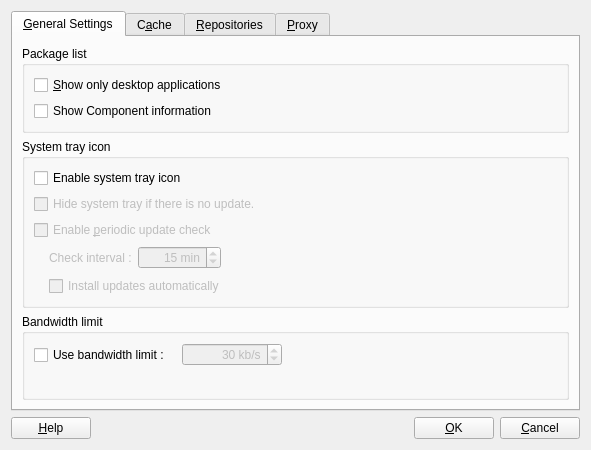
<?xml version="1.0" encoding="UTF-8"?>
<ui version="4.0">
 <class>SettingsDialog</class>
 <widget class="QDialog" name="SettingsDialog">
  <property name="geometry">
   <rect>
    <x>0</x>
    <y>0</y>
    <width>591</width>
    <height>450</height>
   </rect>
  </property>
  <property name="windowTitle">
   <string>Package Manager Settings</string>
  </property>
  <property name="windowIcon">
   <iconset resource="../data/data.qrc">
    <normaloff>:/data/package-manager.png</normaloff>:/data/package-manager.png</iconset>
  </property>
  <property name="modal">
   <bool>true</bool>
  </property>
  <layout class="QGridLayout" name="gridLayout_4">
   <item row="0" column="0">
    <widget class="QTabWidget" name="tabWidget">
     <property name="currentIndex">
      <number>0</number>
     </property>
     <widget class="QWidget" name="tab_1">
      <attribute name="title">
       <string>&amp;General Settings</string>
      </attribute>
      <layout class="QGridLayout" name="gridLayout_12">
       <item row="0" column="0">
        <widget class="QGroupBox" name="groupBox_2">
         <property name="title">
          <string>Package list</string>
         </property>
         <layout class="QGridLayout" name="gridLayout_3">
          <item row="0" column="0">
           <widget class="QCheckBox" name="onlyGuiApp">
            <property name="text">
             <string>&amp;Show only desktop applications</string>
            </property>
           </widget>
          </item>
          <item row="1" column="0">
           <widget class="QCheckBox" name="showComponents">
            <property name="text">
             <string>Show Component information </string>
            </property>
           </widget>
          </item>
         </layout>
        </widget>
       </item>
       <item row="2" column="0">
        <widget class="QGroupBox" name="systemTrayGroup">
         <property name="sizePolicy">
          <sizepolicy hsizetype="Expanding" vsizetype="Preferred">
           <horstretch>0</horstretch>
           <verstretch>0</verstretch>
          </sizepolicy>
         </property>
         <property name="title">
          <string>System tray icon</string>
         </property>
         <property name="flat">
          <bool>false</bool>
         </property>
         <property name="checkable">
          <bool>false</bool>
         </property>
         <property name="checked">
          <bool>false</bool>
         </property>
         <layout class="QGridLayout" name="gridLayout">
          <item row="0" column="0">
           <widget class="QCheckBox" name="systemTray">
            <property name="text">
             <string>Enable system tray icon</string>
            </property>
           </widget>
          </item>
          <item row="1" column="0">
           <widget class="QCheckBox" name="hideIfNoUpdate">
            <property name="enabled">
             <bool>false</bool>
            </property>
            <property name="text">
             <string>Hide system tray if there is no update.</string>
            </property>
           </widget>
          </item>
          <item row="2" column="0">
           <widget class="QCheckBox" name="intervalCheck">
            <property name="enabled">
             <bool>false</bool>
            </property>
            <property name="text">
             <string>Enable &amp;periodic update check</string>
            </property>
           </widget>
          </item>
          <item row="3" column="0">
           <layout class="QHBoxLayout" name="horizontalLayout_2">
            <item>
             <spacer name="horizontalSpacer_7">
              <property name="orientation">
               <enum>Qt::Horizontal</enum>
              </property>
              <property name="sizeType">
               <enum>QSizePolicy::Fixed</enum>
              </property>
              <property name="sizeHint" stdset="0">
               <size>
                <width>15</width>
                <height>20</height>
               </size>
              </property>
             </spacer>
            </item>
            <item>
             <widget class="QLabel" name="intervalLabel">
              <property name="enabled">
               <bool>false</bool>
              </property>
              <property name="text">
               <string>Check interval :</string>
              </property>
             </widget>
            </item>
            <item>
             <widget class="QSpinBox" name="intervalSpin">
              <property name="enabled">
               <bool>false</bool>
              </property>
              <property name="alignment">
               <set>Qt::AlignRight|Qt::AlignTrailing|Qt::AlignVCenter</set>
              </property>
              <property name="suffix">
               <string> min</string>
              </property>
              <property name="minimum">
               <number>1</number>
              </property>
              <property name="maximum">
               <number>10000</number>
              </property>
              <property name="value">
               <number>15</number>
              </property>
             </widget>
            </item>
            <item>
             <spacer name="horizontalSpacer">
              <property name="orientation">
               <enum>Qt::Horizontal</enum>
              </property>
              <property name="sizeHint" stdset="0">
               <size>
                <width>305</width>
                <height>24</height>
               </size>
              </property>
             </spacer>
            </item>
           </layout>
          </item>
          <item row="4" column="0">
           <layout class="QHBoxLayout" name="horizontalLayout_4">
            <item>
             <spacer name="horizontalSpacer_8">
              <property name="orientation">
               <enum>Qt::Horizontal</enum>
              </property>
              <property name="sizeType">
               <enum>QSizePolicy::Fixed</enum>
              </property>
              <property name="sizeHint" stdset="0">
               <size>
                <width>15</width>
                <height>20</height>
               </size>
              </property>
             </spacer>
            </item>
            <item>
             <widget class="QCheckBox" name="installUpdates">
              <property name="enabled">
               <bool>false</bool>
              </property>
              <property name="text">
               <string>Install updates automatically</string>
              </property>
             </widget>
            </item>
           </layout>
          </item>
         </layout>
        </widget>
       </item>
       <item row="3" column="0">
        <widget class="QGroupBox" name="bandwidthLimitGroupBox">
         <property name="title">
          <string>Bandwidth limit</string>
         </property>
         <layout class="QGridLayout" name="gridLayout_2">
          <item row="1" column="3">
           <spacer name="horizontalSpacer_2">
            <property name="orientation">
             <enum>Qt::Horizontal</enum>
            </property>
            <property name="sizeHint" stdset="0">
             <size>
              <width>304</width>
              <height>24</height>
             </size>
            </property>
           </spacer>
          </item>
          <item row="2" column="1" colspan="2">
           <spacer name="verticalSpacer_2">
            <property name="orientation">
             <enum>Qt::Vertical</enum>
            </property>
            <property name="sizeHint" stdset="0">
             <size>
              <width>20</width>
              <height>40</height>
             </size>
            </property>
           </spacer>
          </item>
          <item row="1" column="2">
           <widget class="QSpinBox" name="bandwidthSpin">
            <property name="enabled">
             <bool>false</bool>
            </property>
            <property name="sizePolicy">
             <sizepolicy hsizetype="Preferred" vsizetype="Fixed">
              <horstretch>0</horstretch>
              <verstretch>0</verstretch>
             </sizepolicy>
            </property>
            <property name="minimumSize">
             <size>
              <width>100</width>
              <height>0</height>
             </size>
            </property>
            <property name="alignment">
             <set>Qt::AlignRight|Qt::AlignTrailing|Qt::AlignVCenter</set>
            </property>
            <property name="suffix">
             <string> kb/s</string>
            </property>
            <property name="minimum">
             <number>1</number>
            </property>
            <property name="maximum">
             <number>20000</number>
            </property>
            <property name="value">
             <number>30</number>
            </property>
           </widget>
          </item>
          <item row="1" column="0">
           <widget class="QCheckBox" name="useBandwidthLimit">
            <property name="text">
             <string>Use bandwidth limit :</string>
            </property>
           </widget>
          </item>
         </layout>
        </widget>
       </item>
      </layout>
     </widget>
     <widget class="QWidget" name="tab_2">
      <attribute name="title">
       <string>C&amp;ache</string>
      </attribute>
      <layout class="QGridLayout" name="gridLayout_7">
       <item row="0" column="0">
        <widget class="QGroupBox" name="updateCheckGroupBox_2">
         <property name="sizePolicy">
          <sizepolicy hsizetype="Expanding" vsizetype="Preferred">
           <horstretch>0</horstretch>
           <verstretch>0</verstretch>
          </sizepolicy>
         </property>
         <property name="title">
          <string/>
         </property>
         <property name="alignment">
          <set>Qt::AlignLeading|Qt::AlignLeft|Qt::AlignTop</set>
         </property>
         <property name="flat">
          <bool>true</bool>
         </property>
         <layout class="QGridLayout" name="gridLayout_5">
          <item row="0" column="0" colspan="2">
           <widget class="QCheckBox" name="useCacheCheck">
            <property name="text">
             <string>&amp;Use hard disk cache for downloaded software</string>
            </property>
           </widget>
          </item>
          <item row="1" column="0">
           <spacer name="horizontalSpacer_6">
            <property name="orientation">
             <enum>Qt::Horizontal</enum>
            </property>
            <property name="sizeType">
             <enum>QSizePolicy::Fixed</enum>
            </property>
            <property name="sizeHint" stdset="0">
             <size>
              <width>18</width>
              <height>20</height>
             </size>
            </property>
           </spacer>
          </item>
          <item row="1" column="1">
           <layout class="QFormLayout" name="formLayout">
            <property name="fieldGrowthPolicy">
             <enum>QFormLayout::ExpandingFieldsGrow</enum>
            </property>
            <item row="0" column="0">
             <widget class="QLabel" name="useCacheLabel">
              <property name="enabled">
               <bool>false</bool>
              </property>
              <property name="text">
               <string>Maximum cache size:</string>
              </property>
              <property name="alignment">
               <set>Qt::AlignRight|Qt::AlignTrailing|Qt::AlignVCenter</set>
              </property>
             </widget>
            </item>
            <item row="0" column="1">
             <widget class="QSpinBox" name="useCacheSpin">
              <property name="enabled">
               <bool>false</bool>
              </property>
              <property name="minimumSize">
               <size>
                <width>120</width>
                <height>0</height>
               </size>
              </property>
              <property name="alignment">
               <set>Qt::AlignRight|Qt::AlignTrailing|Qt::AlignVCenter</set>
              </property>
              <property name="specialValueText">
               <string>Unlimited</string>
              </property>
              <property name="accelerated">
               <bool>true</bool>
              </property>
              <property name="suffix">
               <string> Mib</string>
              </property>
              <property name="minimum">
               <number>0</number>
              </property>
              <property name="maximum">
               <number>10000</number>
              </property>
              <property name="value">
               <number>0</number>
              </property>
             </widget>
            </item>
            <item row="1" column="0">
             <layout class="QHBoxLayout" name="horizontalLayout_3">
              <item>
               <widget class="QLabel" name="label_7">
                <property name="enabled">
                 <bool>false</bool>
                </property>
                <property name="text">
                 <string>Current cache dir:</string>
                </property>
                <property name="alignment">
                 <set>Qt::AlignRight|Qt::AlignTrailing|Qt::AlignVCenter</set>
                </property>
               </widget>
              </item>
              <item>
               <widget class="QLabel" name="cacheDirPath">
                <property name="enabled">
                 <bool>false</bool>
                </property>
                <property name="font">
                 <font>
                  <weight>75</weight>
                  <bold>true</bold>
                 </font>
                </property>
                <property name="text">
                 <string notr="true">cache_dir_path</string>
                </property>
               </widget>
              </item>
             </layout>
            </item>
            <item row="1" column="1">
             <widget class="QPushButton" name="selectCacheDir">
              <property name="enabled">
               <bool>false</bool>
              </property>
              <property name="text">
               <string>Select...</string>
              </property>
             </widget>
            </item>
           </layout>
          </item>
          <item row="1" column="2">
           <spacer name="horizontalSpacer">
            <property name="orientation">
             <enum>Qt::Horizontal</enum>
            </property>
            <property name="sizeHint" stdset="0">
             <size>
              <width>206</width>
              <height>23</height>
             </size>
            </property>
           </spacer>
          </item>
         </layout>
        </widget>
       </item>
       <item row="1" column="0">
        <widget class="QGroupBox" name="clearCacheGroupBox">
         <property name="sizePolicy">
          <sizepolicy hsizetype="Expanding" vsizetype="Preferred">
           <horstretch>0</horstretch>
           <verstretch>0</verstretch>
          </sizepolicy>
         </property>
         <property name="title">
          <string/>
         </property>
         <property name="alignment">
          <set>Qt::AlignLeading|Qt::AlignLeft|Qt::AlignTop</set>
         </property>
         <property name="flat">
          <bool>true</bool>
         </property>
         <layout class="QGridLayout" name="gridLayout_6">
          <item row="0" column="0" colspan="3">
           <widget class="QLabel" name="clearCacheDesc">
            <property name="text">
             <string>Clearing the disk cache will remove all downloaded software. This will not delete installed software or affect your system stability.</string>
            </property>
            <property name="wordWrap">
             <bool>true</bool>
            </property>
           </widget>
          </item>
          <item row="2" column="1">
           <widget class="QPushButton" name="clearCacheButton">
            <property name="text">
             <string>C&amp;lean disk cache now</string>
            </property>
           </widget>
          </item>
          <item row="3" column="1">
           <spacer name="verticalSpacer">
            <property name="orientation">
             <enum>Qt::Vertical</enum>
            </property>
            <property name="sizeHint" stdset="0">
             <size>
              <width>20</width>
              <height>40</height>
             </size>
            </property>
           </spacer>
          </item>
          <item row="2" column="0">
           <spacer name="horizontalSpacer">
            <property name="orientation">
             <enum>Qt::Horizontal</enum>
            </property>
            <property name="sizeHint" stdset="0">
             <size>
              <width>330</width>
              <height>24</height>
             </size>
            </property>
           </spacer>
          </item>
          <item row="1" column="1">
           <spacer name="verticalSpacer_5">
            <property name="orientation">
             <enum>Qt::Vertical</enum>
            </property>
            <property name="sizeType">
             <enum>QSizePolicy::Fixed</enum>
            </property>
            <property name="sizeHint" stdset="0">
             <size>
              <width>20</width>
              <height>10</height>
             </size>
            </property>
           </spacer>
          </item>
         </layout>
        </widget>
       </item>
      </layout>
     </widget>
     <widget class="QWidget" name="tab_3">
      <attribute name="title">
       <string>&amp;Repositories</string>
      </attribute>
      <layout class="QGridLayout" name="gridLayout_9">
       <item row="0" column="0">
        <widget class="QTableWidget" name="repoListView">
         <property name="alternatingRowColors">
          <bool>true</bool>
         </property>
         <property name="selectionMode">
          <enum>QAbstractItemView::SingleSelection</enum>
         </property>
         <property name="selectionBehavior">
          <enum>QAbstractItemView::SelectRows</enum>
         </property>
         <property name="showGrid">
          <bool>false</bool>
         </property>
         <property name="gridStyle">
          <enum>Qt::NoPen</enum>
         </property>
         <column>
          <property name="text">
           <string/>
          </property>
         </column>
         <column>
          <property name="text">
           <string>Repository Name</string>
          </property>
         </column>
         <column>
          <property name="text">
           <string>Repository Address</string>
          </property>
         </column>
        </widget>
       </item>
       <item row="0" column="1">
        <widget class="QGroupBox" name="groupBox">
         <property name="title">
          <string/>
         </property>
         <property name="flat">
          <bool>true</bool>
         </property>
         <layout class="QGridLayout" name="gridLayout_11">
          <item row="0" column="0">
           <widget class="QPushButton" name="addRepoButton">
            <property name="text">
             <string>&amp;Add New Repository</string>
            </property>
           </widget>
          </item>
          <item row="1" column="0">
           <widget class="QPushButton" name="removeRepoButton">
            <property name="text">
             <string>Remove Repository</string>
            </property>
           </widget>
          </item>
          <item row="2" column="0">
           <widget class="QPushButton" name="moveUpButton">
            <property name="text">
             <string>Move &amp;Up</string>
            </property>
           </widget>
          </item>
          <item row="3" column="0">
           <widget class="QPushButton" name="moveDownButton">
            <property name="text">
             <string>Move &amp;Down</string>
            </property>
           </widget>
          </item>
          <item row="4" column="0">
           <spacer name="verticalSpacer_4">
            <property name="orientation">
             <enum>Qt::Vertical</enum>
            </property>
            <property name="sizeHint" stdset="0">
             <size>
              <width>20</width>
              <height>40</height>
             </size>
            </property>
           </spacer>
          </item>
         </layout>
        </widget>
       </item>
      </layout>
     </widget>
     <widget class="QWidget" name="tab_4">
      <attribute name="title">
       <string>&amp;Proxy</string>
      </attribute>
      <layout class="QGridLayout" name="gridLayout_10">
       <item row="0" column="1">
        <spacer name="horizontalSpacer_4">
         <property name="orientation">
          <enum>Qt::Horizontal</enum>
         </property>
         <property name="sizeHint" stdset="0">
          <size>
           <width>331</width>
           <height>20</height>
          </size>
         </property>
        </spacer>
       </item>
       <item row="2" column="1">
        <spacer name="horizontalSpacer_5">
         <property name="orientation">
          <enum>Qt::Horizontal</enum>
         </property>
         <property name="sizeHint" stdset="0">
          <size>
           <width>331</width>
           <height>20</height>
          </size>
         </property>
        </spacer>
       </item>
       <item row="3" column="0" colspan="2">
        <widget class="QGroupBox" name="httpSettingsGroupBox">
         <property name="enabled">
          <bool>false</bool>
         </property>
         <property name="flat">
          <bool>true</bool>
         </property>
         <layout class="QGridLayout" name="gridLayout_8">
          <item row="0" column="0">
           <widget class="QLabel" name="label">
            <property name="text">
             <string>HTTP proxy server:</string>
            </property>
           </widget>
          </item>
          <item row="0" column="1">
           <widget class="QLineEdit" name="httpProxy"/>
          </item>
          <item row="0" column="2">
           <widget class="QLabel" name="label_2">
            <property name="text">
             <string>Port:</string>
            </property>
           </widget>
          </item>
          <item row="0" column="3">
           <widget class="QSpinBox" name="httpProxyPort">
            <property name="minimum">
             <number>1</number>
            </property>
            <property name="maximum">
             <number>65535</number>
            </property>
            <property name="value">
             <number>80</number>
            </property>
           </widget>
          </item>
          <item row="1" column="1">
           <widget class="QCheckBox" name="useHttpForAll">
            <property name="text">
             <string>Use this proxy server for all protocols</string>
            </property>
            <property name="checked">
             <bool>false</bool>
            </property>
           </widget>
          </item>
          <item row="2" column="0">
           <widget class="QLabel" name="label_3">
            <property name="text">
             <string>HTTPS proxy server:</string>
            </property>
           </widget>
          </item>
          <item row="2" column="1">
           <widget class="QLineEdit" name="httpsProxy"/>
          </item>
          <item row="2" column="2">
           <widget class="QLabel" name="label_4">
            <property name="text">
             <string>Port:</string>
            </property>
           </widget>
          </item>
          <item row="2" column="3">
           <widget class="QSpinBox" name="httpsProxyPort">
            <property name="minimum">
             <number>0</number>
            </property>
            <property name="maximum">
             <number>65535</number>
            </property>
            <property name="value">
             <number>0</number>
            </property>
           </widget>
          </item>
          <item row="3" column="0">
           <widget class="QLabel" name="label_5">
            <property name="text">
             <string>FTP proxy server:</string>
            </property>
           </widget>
          </item>
          <item row="3" column="1">
           <widget class="QLineEdit" name="ftpProxy"/>
          </item>
          <item row="3" column="2">
           <widget class="QLabel" name="label_6">
            <property name="text">
             <string>Port:</string>
            </property>
           </widget>
          </item>
          <item row="3" column="3">
           <widget class="QSpinBox" name="ftpProxyPort">
            <property name="minimum">
             <number>0</number>
            </property>
            <property name="maximum">
             <number>65535</number>
            </property>
            <property name="value">
             <number>0</number>
            </property>
           </widget>
          </item>
          <item row="4" column="1">
           <spacer name="verticalSpacer_3">
            <property name="orientation">
             <enum>Qt::Vertical</enum>
            </property>
            <property name="sizeHint" stdset="0">
             <size>
              <width>20</width>
              <height>40</height>
             </size>
            </property>
           </spacer>
          </item>
         </layout>
        </widget>
       </item>
       <item row="0" column="0">
        <widget class="QRadioButton" name="noProxyButton">
         <property name="text">
          <string>No proxy server</string>
         </property>
         <property name="checked">
          <bool>true</bool>
         </property>
        </widget>
       </item>
       <item row="2" column="0">
        <widget class="QRadioButton" name="useProxyButton">
         <property name="text">
          <string>Use manual settings</string>
         </property>
        </widget>
       </item>
       <item row="1" column="0">
        <widget class="QRadioButton" name="useKdeButton">
         <property name="text">
          <string>Use Desktop Enviorenment's settings</string>
         </property>
        </widget>
       </item>
      </layout>
     </widget>
    </widget>
   </item>
   <item row="1" column="0">
    <layout class="QHBoxLayout" name="horizontalLayout">
     <item>
      <widget class="QPushButton" name="buttonHelp">
       <property name="text">
        <string>&amp;Help</string>
       </property>
      </widget>
     </item>
     <item>
      <spacer name="horizontalSpacer_3">
       <property name="orientation">
        <enum>Qt::Horizontal</enum>
       </property>
       <property name="sizeHint" stdset="0">
        <size>
         <width>40</width>
         <height>20</height>
        </size>
       </property>
      </spacer>
     </item>
     <item>
      <widget class="QPushButton" name="buttonOk">
       <property name="text">
        <string>&amp;OK</string>
       </property>
      </widget>
     </item>
     <item>
      <widget class="QPushButton" name="buttonCancel">
       <property name="text">
        <string>&amp;Cancel</string>
       </property>
      </widget>
     </item>
    </layout>
   </item>
  </layout>
 </widget>
 <tabstops>
  <tabstop>tabWidget</tabstop>
  <tabstop>onlyGuiApp</tabstop>
  <tabstop>intervalSpin</tabstop>
  <tabstop>bandwidthSpin</tabstop>
 </tabstops>
 <resources>
  <include location="../data/data.qrc"/>
 </resources>
 <connections>
  <connection>
   <sender>intervalCheck</sender>
   <signal>toggled(bool)</signal>
   <receiver>intervalSpin</receiver>
   <slot>setEnabled(bool)</slot>
   <hints>
    <hint type="sourcelabel">
     <x>164</x>
     <y>240</y>
    </hint>
    <hint type="destinationlabel">
     <x>234</x>
     <y>271</y>
    </hint>
   </hints>
  </connection>
  <connection>
   <sender>buttonOk</sender>
   <signal>clicked()</signal>
   <receiver>SettingsDialog</receiver>
   <slot>accept()</slot>
   <hints>
    <hint type="sourcelabel">
     <x>450</x>
     <y>425</y>
    </hint>
    <hint type="destinationlabel">
     <x>548</x>
     <y>363</y>
    </hint>
   </hints>
  </connection>
  <connection>
   <sender>noProxyButton</sender>
   <signal>toggled(bool)</signal>
   <receiver>httpSettingsGroupBox</receiver>
   <slot>setDisabled(bool)</slot>
   <hints>
    <hint type="sourcelabel">
     <x>87</x>
     <y>51</y>
    </hint>
    <hint type="destinationlabel">
     <x>179</x>
     <y>177</y>
    </hint>
   </hints>
  </connection>
  <connection>
   <sender>intervalCheck</sender>
   <signal>toggled(bool)</signal>
   <receiver>intervalLabel</receiver>
   <slot>setEnabled(bool)</slot>
   <hints>
    <hint type="sourcelabel">
     <x>122</x>
     <y>240</y>
    </hint>
    <hint type="destinationlabel">
     <x>131</x>
     <y>271</y>
    </hint>
   </hints>
  </connection>
  <connection>
   <sender>useBandwidthLimit</sender>
   <signal>toggled(bool)</signal>
   <receiver>bandwidthSpin</receiver>
   <slot>setEnabled(bool)</slot>
   <hints>
    <hint type="sourcelabel">
     <x>177</x>
     <y>369</y>
    </hint>
    <hint type="destinationlabel">
     <x>225</x>
     <y>352</y>
    </hint>
   </hints>
  </connection>
  <connection>
   <sender>useCacheCheck</sender>
   <signal>toggled(bool)</signal>
   <receiver>useCacheLabel</receiver>
   <slot>setEnabled(bool)</slot>
   <hints>
    <hint type="sourcelabel">
     <x>90</x>
     <y>43</y>
    </hint>
    <hint type="destinationlabel">
     <x>43</x>
     <y>43</y>
    </hint>
   </hints>
  </connection>
  <connection>
   <sender>intervalCheck</sender>
   <signal>toggled(bool)</signal>
   <receiver>installUpdates</receiver>
   <slot>setEnabled(bool)</slot>
   <hints>
    <hint type="sourcelabel">
     <x>249</x>
     <y>240</y>
    </hint>
    <hint type="destinationlabel">
     <x>272</x>
     <y>299</y>
    </hint>
   </hints>
  </connection>
  <connection>
   <sender>useCacheCheck</sender>
   <signal>toggled(bool)</signal>
   <receiver>useCacheSpin</receiver>
   <slot>setEnabled(bool)</slot>
   <hints>
    <hint type="sourcelabel">
     <x>90</x>
     <y>43</y>
    </hint>
    <hint type="destinationlabel">
     <x>167</x>
     <y>43</y>
    </hint>
   </hints>
  </connection>
  <connection>
   <sender>systemTray</sender>
   <signal>toggled(bool)</signal>
   <receiver>hideIfNoUpdate</receiver>
   <slot>setEnabled(bool)</slot>
   <hints>
    <hint type="sourcelabel">
     <x>96</x>
     <y>186</y>
    </hint>
    <hint type="destinationlabel">
     <x>96</x>
     <y>213</y>
    </hint>
   </hints>
  </connection>
  <connection>
   <sender>systemTray</sender>
   <signal>toggled(bool)</signal>
   <receiver>intervalCheck</receiver>
   <slot>setEnabled(bool)</slot>
   <hints>
    <hint type="sourcelabel">
     <x>77</x>
     <y>186</y>
    </hint>
    <hint type="destinationlabel">
     <x>76</x>
     <y>240</y>
    </hint>
   </hints>
  </connection>
  <connection>
   <sender>systemTray</sender>
   <signal>clicked(bool)</signal>
   <receiver>intervalCheck</receiver>
   <slot>setChecked(bool)</slot>
   <hints>
    <hint type="sourcelabel">
     <x>220</x>
     <y>186</y>
    </hint>
    <hint type="destinationlabel">
     <x>157</x>
     <y>240</y>
    </hint>
   </hints>
  </connection>
  <connection>
   <sender>useCacheCheck</sender>
   <signal>toggled(bool)</signal>
   <receiver>label_7</receiver>
   <slot>setEnabled(bool)</slot>
   <hints>
    <hint type="sourcelabel">
     <x>90</x>
     <y>43</y>
    </hint>
    <hint type="destinationlabel">
     <x>44</x>
     <y>47</y>
    </hint>
   </hints>
  </connection>
  <connection>
   <sender>useCacheCheck</sender>
   <signal>toggled(bool)</signal>
   <receiver>cacheDirPath</receiver>
   <slot>setEnabled(bool)</slot>
   <hints>
    <hint type="sourcelabel">
     <x>90</x>
     <y>43</y>
    </hint>
    <hint type="destinationlabel">
     <x>46</x>
     <y>47</y>
    </hint>
   </hints>
  </connection>
  <connection>
   <sender>useCacheCheck</sender>
   <signal>toggled(bool)</signal>
   <receiver>selectCacheDir</receiver>
   <slot>setEnabled(bool)</slot>
   <hints>
    <hint type="sourcelabel">
     <x>90</x>
     <y>43</y>
    </hint>
    <hint type="destinationlabel">
     <x>89</x>
     <y>46</y>
    </hint>
   </hints>
  </connection>
  <connection>
   <sender>useKdeButton</sender>
   <signal>toggled(bool)</signal>
   <receiver>httpSettingsGroupBox</receiver>
   <slot>setDisabled(bool)</slot>
   <hints>
    <hint type="sourcelabel">
     <x>76</x>
     <y>76</y>
    </hint>
    <hint type="destinationlabel">
     <x>75</x>
     <y>117</y>
    </hint>
   </hints>
  </connection>
 </connections>
</ui>
